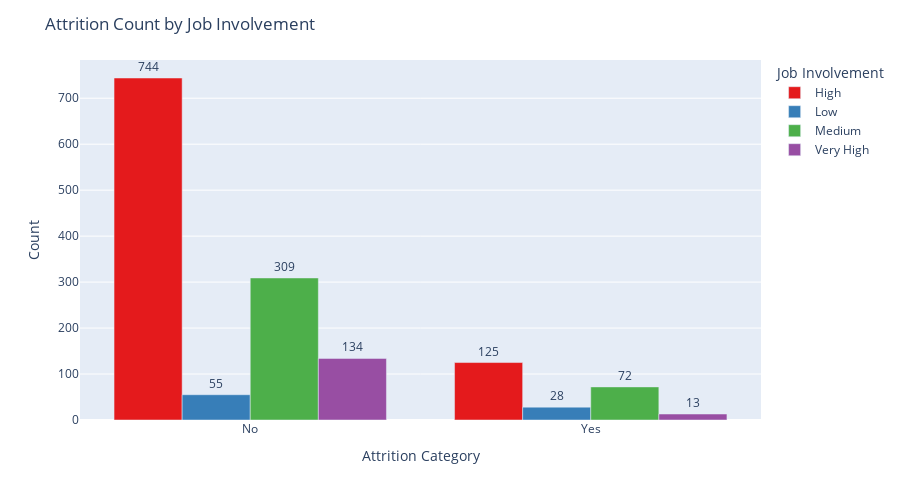

Notebook source saved alongside this figure:
### Markdown cell above
#### Plotly Code

### Code cell
import plotly.express as px

# (Optional but recommended) Map JobInvolvement numeric values to meaningful labels
job_involvement_map = {
    1: 'Low',
    2: 'Medium',
    3: 'High',
    4: 'Very High'
}
df['JobInvolvement_Mapped'] = df['JobInvolvement'].map(job_involvement_map)

# Prepare grouped counts
grouped_counts = df.groupby(['Attrition_Category', 'JobInvolvement_Mapped']).size().reset_index(name='Count')

# Create Plotly grouped bar chart
fig = px.bar(grouped_counts,
             x='Attrition_Category',
             y='Count',
             color='JobInvolvement_Mapped',
             barmode='group',
             text='Count',
             color_discrete_sequence=px.colors.qualitative.Set1)

# Customize layout
fig.update_traces(textposition='outside')
fig.update_layout(
    title='Attrition Count by Job Involvement',
    xaxis_title='Attrition Category',
    yaxis_title='Count',
    legend_title='Job Involvement',
    width=900,
    height=500
)

fig.show()

### Figure 1 — Plotly figure (JSON) as saved in the notebook; plotly's stock layout.template omitted (floating-point values rounded to 4 significant figures)
{"data": [{"alignmentgroup": "True", "hovertemplate": "JobInvolvement_Mapped=High<br>Attrition_Category=%{x}<br>Count=%{text}<extra></extra>", "legendgroup": "High", "marker": {"color": "rgb(228,26,28)", "pattern": {"shape": ""}}, "name": "High", "offsetgroup": "High", "orientation": "v", "showlegend": true, "text": [744.0, 125.0], "textposition": "outside", "type": "bar", "x": ["No", "Yes"], "xaxis": "x", "y": [744, 125], "yaxis": "y"}, {"alignmentgroup": "True", "hovertemplate": "JobInvolvement_Mapped=Low<br>Attrition_Category=%{x}<br>Count=%{text}<extra></extra>", "legendgroup": "Low", "marker": {"color": "rgb(55,126,184)", "pattern": {"shape": ""}}, "name": "Low", "offsetgroup": "Low", "orientation": "v", "showlegend": true, "text": [55.0, 28.0], "textposition": "outside", "type": "bar", "x": ["No", "Yes"], "xaxis": "x", "y": [55, 28], "yaxis": "y"}, {"alignmentgroup": "True", "hovertemplate": "JobInvolvement_Mapped=Medium<br>Attrition_Category=%{x}<br>Count=%{text}<extra></extra>", "legendgroup": "Medium", "marker": {"color": "rgb(77,175,74)", "pattern": {"shape": ""}}, "name": "Medium", "offsetgroup": "Medium", "orientation": "v", "showlegend": true, "text": [309.0, 72.0], "textposition": "outside", "type": "bar", "x": ["No", "Yes"], "xaxis": "x", "y": [309, 72], "yaxis": "y"}, {"alignmentgroup": "True", "hovertemplate": "JobInvolvement_Mapped=Very High<br>Attrition_Category=%{x}<br>Count=%{text}<extra></extra>", "legendgroup": "Very High", "marker": {"color": "rgb(152,78,163)", "pattern": {"shape": ""}}, "name": "Very High", "offsetgroup": "Very High", "orientation": "v", "showlegend": true, "text": [134.0, 13.0], "textposition": "outside", "type": "bar", "x": ["No", "Yes"], "xaxis": "x", "y": [134, 13], "yaxis": "y"}], "layout": {"barmode": "group", "height": 500, "legend": {"title": {"text": "Job Involvement"}, "tracegroupgap": 0}, "margin": {"t": 60}, "title": {"text": "Attrition Count by Job Involvement"}, "width": 900, "xaxis": {"anchor": "y", "domain": [0, 1], "title": {"text": "Attrition Category"}}, "yaxis": {"anchor": "x", "domain": [0, 1], "title": {"text": "Count"}}}}
